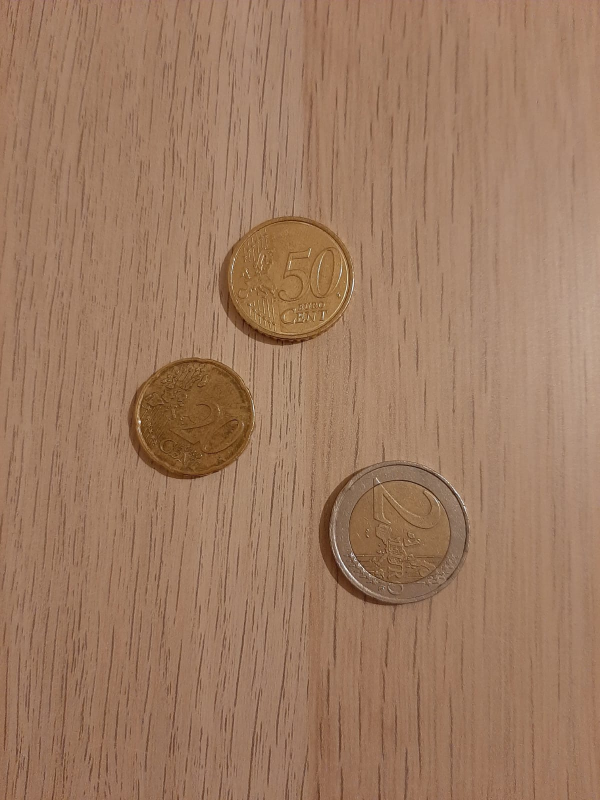
#> input picture data/origin_images/0.jpeg, 1200 x 1600 px, found by its file name (shown at 1/2 size); its folder holds only this picture in this run
$ python MainProject.py
#> lines starting #> are read from the running program, lines starting #| are printed output that depends on the picture; after the words box and inside, x2 and y2 are one past the last pixel; in counts of white or black regions, pixels touching at a corner belong together
import cv2
import numpy as np
import json

# import os

ratio = 0.5


# Retourne l'ensemble des rectangles qui ne sont pas inclut dans un autre
# [30 lines left out: function checkSquareIn, not called in this run]


# Vérifie si deux rectangles ont une intersection, si plus de 40%
# est partagé, les réunis, sinon ne fais rien
def SquareIntersection(t1):
    t2 = []
    tcopy = []
    # copie du tableau dans tcopy
    for l in range(0, len(t1)):
        tcopy.append(t1[l])
    # si on a fréunis deux rectangles on revérifies pour tous les rectangles
    doisRefaire = True

    while (doisRefaire):
        doisRefaire = False
        t2 = []
        # pour chaque rectangle
        for c in range(0, len(tcopy)):
            if doisRefaire:
                break
            # On récupére les coordonnées
            y1 = tcopy[c][1]
            x1 = tcopy[c][0]
            y1f = tcopy[c][3]
            x1f = tcopy[c][2]
            estModifie = False
            lenn = len(tcopy)
            # pour chaque rectangle
            for d in range(0, lenn):
                # On récupére les coordonnées
                x2 = tcopy[d][0]
                y2 = tcopy[d][1]
                x2f = tcopy[d][2]
                y2f = tcopy[d][3]

                intersect = False
                # Vérification d'intersection
                # En haut à gauche
                if x2 > x1 and x2 < x1f and y2 > y1 and y2 < y1f:
                    intersect = True
                    if x2f > x1f:
                        longueur = x1f - x2
                    else:
                        longueur = x2f - x2

                    if y2f > y1:
                        hauteur = y1f - y2
                    else:
                        hauteur = y2f - y2
                # En haut à droite
                elif x2f > x1 and x2f < x1f and y2 > y1 and y2 < y1f:
                    intersect = True
                    if x2 < x1:
                        longueur = x2f - x1
                    else:
                        longueur = x2f - x2

                    if y2f > y1:
                        hauteur = y1f - y2
                    else:
                        hauteur = y2f - y2
                # En bas à gauche
                elif x2 > x1 and x2 < x1f and y2f > y1 and y2f < y1f:
                    intersect = True
                    if x2f > x1f:
                        longueur = x1f - x2
                    else:
                        longueur = x2f - x2

                    if y2 < y1:
                        hauteur = y2f - y1
                    else:
                        hauteur = y2f - y2
                # En bas a droite
                elif x2f > x1 and x2f < x1f and y2f > y1 and y2f < y1f:
                    intersect = True
                    if x2 < x1:
                        longueur = x2f - x1
                    else:
                        longueur = x2f - x2

                    if y2 < y1:
                        hauteur = y2f - y1
                    else:
                        hauteur = y2f - y2
                # S'il y a intersection
                if intersect:
                    # calcul de l'aire dintersection
                    aire = hauteur * longueur
                    # calcul de l'aire du premier rectangle
                    aire1 = (x1f - x1) * (y1f - y1)
                    # calcul de l'aire du second rectangle
                    aire2 = (x2f - x2) * (y2f - y2)
                    # calcul des ratios
                    ratio1 = aire / aire1
                    ratio2 = aire / aire2
                    if ratio1 >= 0.4 or ratio2 >= 0.4:
                        # Combine les rectangles
                        newSquare = CombineSquare(tcopy[c], tcopy[d])
                        estModifie = True
                        tcopy.pop(d)
                        if (d < c):
                            ind = c - 1
                        else:
                            ind = c
                        tcopy.pop(ind)
                        tcopy.append(newSquare)
                        c = lenn + 1
                        d = lenn + 1
                        doisRefaire = True
                        break

            if not (estModifie):
                t2.append(tcopy[c])

    return t2


# Combine deux rectangles, retourne un tuple de la forme (x,y,xf,yf).
# [29 lines left out: function CombineSquare, not called in this run]


# permet de récupérer les pieces des images.
def getPieces(img, imgContour, imgNormal):
    contours, hierarchy = cv2.findContours(img, cv2.RETR_EXTERNAL, cv2.CHAIN_APPROX_NONE)
    # cv2.drawContours(imgContour, contours, -1, (255, 0, 255), 7)
    t = []
    ind = 0
    # Pour chaque contour
    for cnt in contours:
        # calculer l'air
        area = cv2.contourArea(cnt)
        # Si l'air est suffisement grande
        if area > 8000:  # 7000
            # Déssiner les contours
            cv2.drawContours(imgContour, cnt, -1, (255, 0, 255), 5)
            peri = cv2.arcLength(cnt, True)
            approx = cv2.approxPolyDP(cnt, 0.02 * peri, True)
            # print(str(len(approx)) + " " + str(area))
            x, y, w, h = cv2.boundingRect(approx)

            # verification du ration W/H pour etre sur de ne pas prendre des rectangles trop fin
            plusGrand = w
            plusPetit = h
            if h > w:
                plusGrand = h
                plusPetit = w
            if plusPetit / plusGrand > ratio:
                t.append((x, y, x + w, y + h))
            ind += 1

    # t3 = checkSquareIn(t)
    t3 = SquareIntersection(t)
    images = []
    for c in range(len(t3)):
        # Dessiner les rectangles
        cv2.rectangle(imgContour, (t3[c][0], t3[c][1]), (t3[c][2], t3[c][3]), (0, 255, 0), 5)
        # Découper les images par piece
        images.append(imgNormal[t3[c][1]:t3[c][3], t3[c][0]:t3[c][2]])
        # cv2.rectangle(imgContour, (x, y), (x + w, y + h), (0, 255, 0), 5)
    return images


# Charge l'image arg
def check_empty_img(arg):
#> called with arg = 0
    img = cv2.imread(r"origin_images\\" + str(arg) + ".jpeg")
#> img is the input picture: shape (1600, 1200, 3); mean B, G, R 97, 122.6, 158.4
    if img is None:
        img = cv2.imread(r"origin_images\\" + str(arg) + ".jpg")
    if img is None:
        img = cv2.imread(r"origin_images\\" + str(arg) + ".png")
    return img


# Méthode principal
def main():
    # Le nombre de piece bien detecter (le nombre de piece sur l'image correspond bien)
    sommeSuccess = 0

    # Pour chaque image
    for a in range(0, 60, 2):

        # Récupere l'image
        img = check_empty_img(a)
        if img is None:
            continue

        kernel = np.ones((5, 5), np.float32) / 25
        imgContour = img.copy()
        imgBlur = cv2.GaussianBlur(img, (21, 21), cv2.BORDER_DEFAULT)  # flou
        imgGray = cv2.cvtColor(imgBlur, cv2.COLOR_BGR2GRAY)  # passage en gris
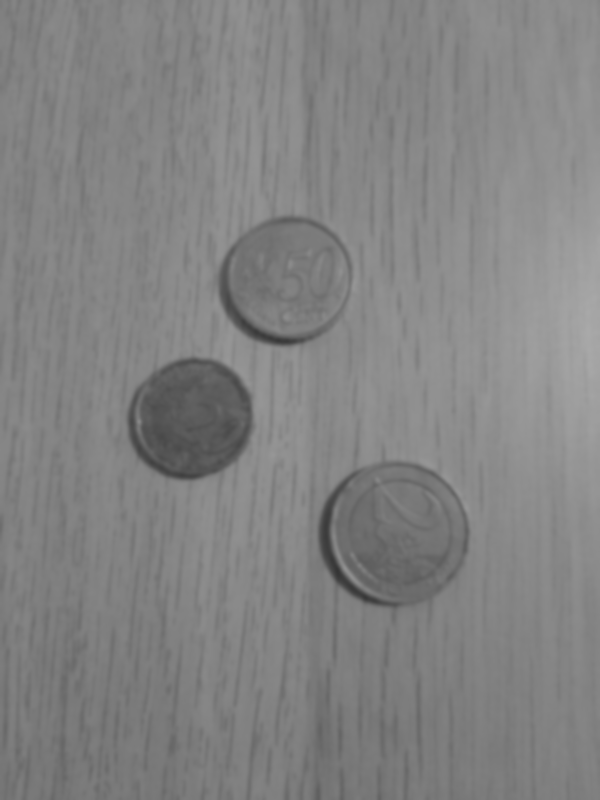
#> imgGray: shape (1600, 1200) (shown at 1/2 size); min 52, max 169, mean 130.4

        # [4 lines of commented-out code are left out]

        threshold1 = 50  # 20 50 60
        threshold2 = 60  # 80 60 100

        imgCanny = cv2.Canny(imgGray, threshold1, threshold2)  # Canny pour contour
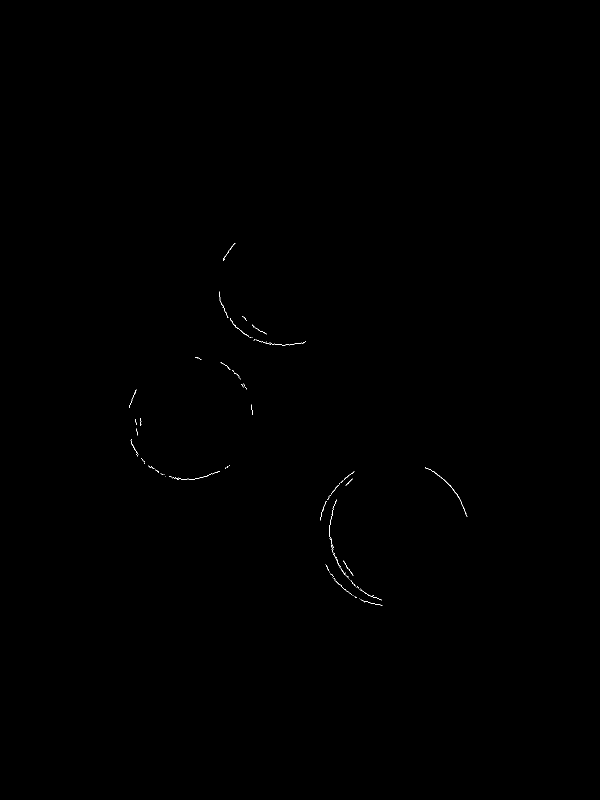
#> imgCanny: shape (1600, 1200) (shown at 1/2 size); 0.08% white in thin lines or dots, all inside (x1, y1, x2, y2) = (258, 486, 935, 1212)
        imgDil = cv2.dilate(imgCanny, kernel, iterations=1)  # Dilatation pour augmenter les contours
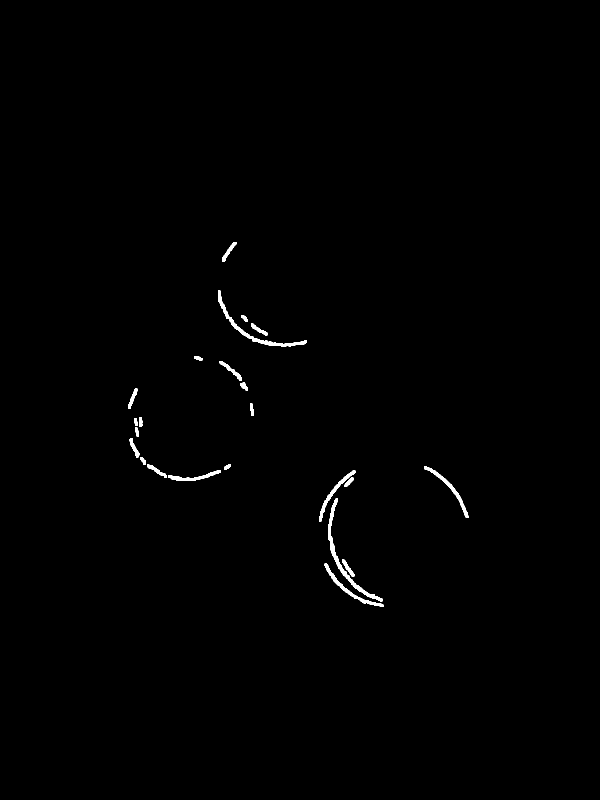
#> imgDil: shape (1600, 1200) (shown at 1/2 size); 0.51% white; 23 white regions

        images = getPieces(imgDil, imgContour, img)
#> in getPieces, `contours, hierarchy = cv2.findContours(img, cv2.RETR_EXTERNAL, cv2.CHA..`: contours = 23 contours; largest, box (x1, y1, x2, y2) and area: (656, 997, 765, 1203) 1466, (436, 581, 614, 693) 1266, (649, 1127, 767, 1214) 811, (848, 933, 937, 1036) 786, (638, 941, 711, 1043) 694
#> the loop in getPieces, `for cnt in contours: # calculer l'air` made 23 passes
#> area on passes 1 to 12: 811, 223.5, 1466, 132, 693.5, 556, 786, 238, 73, 84.5, 229, 81
#> after the loop in getPieces, `for cnt in contours:`: ind = 0; t = []
#> images = []

        # utilisation d'un flou différent (permet d'obtenir d'autre piece)
        if (len(images) == 0):
            imgBlur = cv2.GaussianBlur(img, (7, 7), 5)
            imgGray = cv2.cvtColor(imgBlur, cv2.COLOR_BGR2GRAY)
            imgCanny = cv2.Canny(imgGray, threshold1, threshold2)
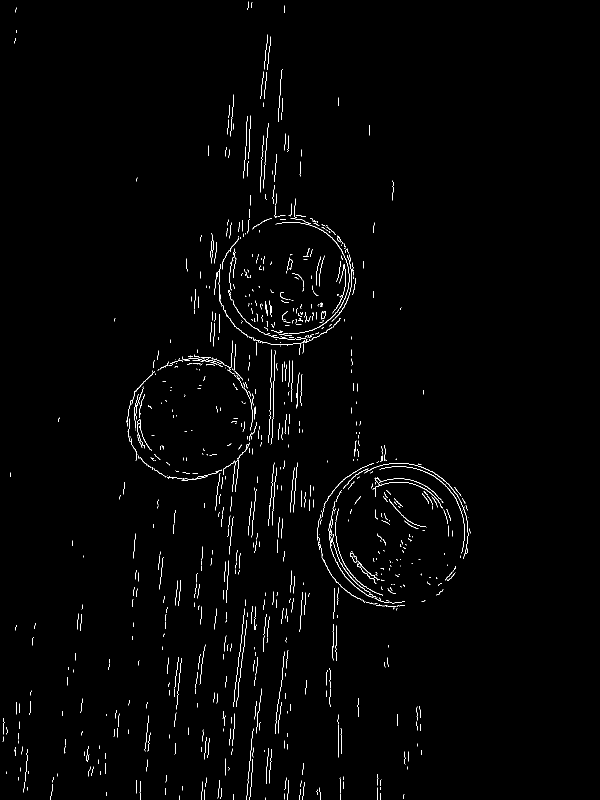
#> imgCanny: shape (1600, 1200) (shown at 1/2 size); 1.1% white in thin lines or dots, all inside (x1, y1, x2, y2) = (5, 3, 941, 1600)
            imgDil = cv2.dilate(imgCanny, kernel, iterations=1)
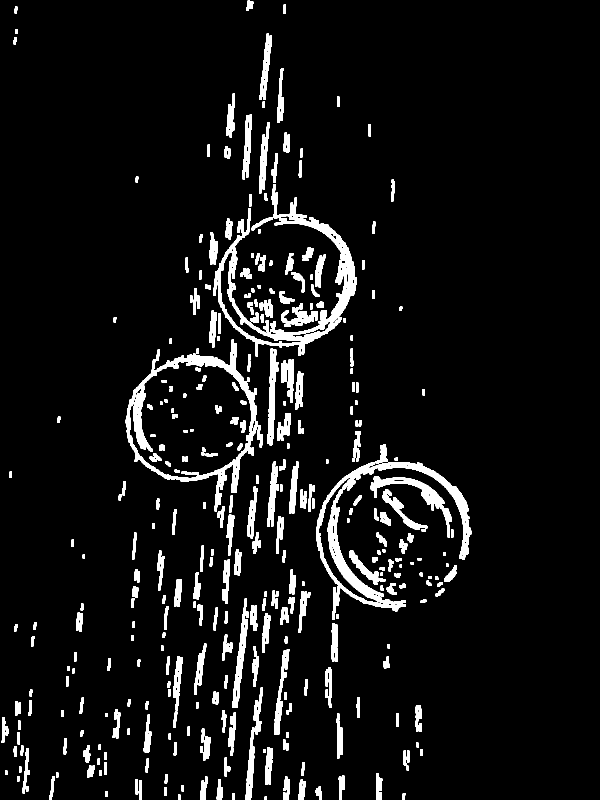
#> imgDil: shape (1600, 1200) (shown at 1/2 size); 6.5% white; 398 white regions

            images = getPieces(imgDil, imgContour, img)
#> in getPieces (call 2), `contours, hierarchy = cv2.findContours(img, cv2.RETR_EXTERNAL, cv2.CHA..`: contours = 398 contours; largest, box (x1, y1, x2, y2) and area: (426, 395, 713, 713) 17108, (633, 924, 943, 1223) 16042, (251, 679, 515, 1023) 10592, (741, 952, 904, 1075) 3092, (464, 1215, 497, 1416) 2061
#> the loop in getPieces (call 2), `for cnt in contours: # calculer l'air` made 398 passes
#> (area, peri, x, y, w, h) on passes 236, 310, 371: (16042.5, 1971.2, 634, 924, 303, 299), (10591.5, 2904.2, 251, 679, 264, 344), (17107.5, 2611.7, 426, 395, 284, 318)
#> area on passes 1 to 6: 24, 45, 56, 56, 56, 60
#> after the loop in getPieces (call 2), `for cnt in contours:`:
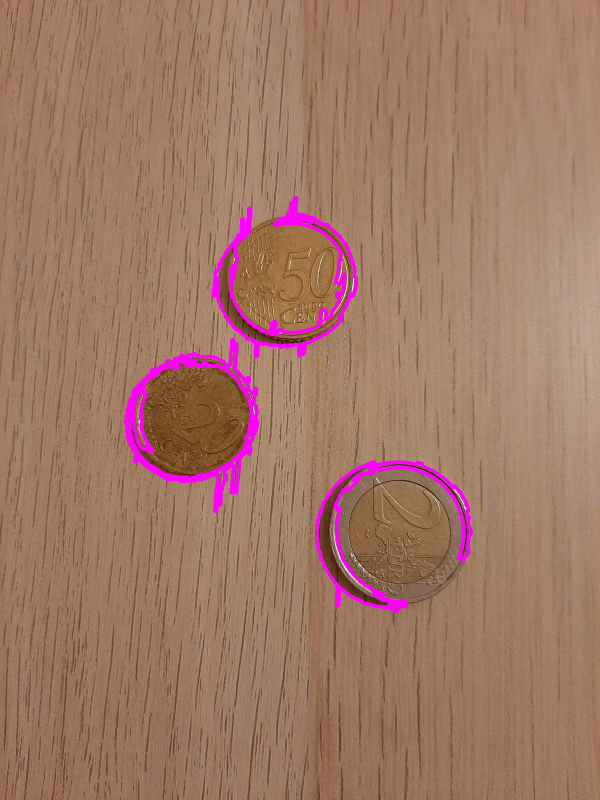
#> imgContour: shape (1600, 1200, 3) (shown at 1/2 size); 2.23% of pixels changed, all inside (x1, y1, x2, y2) = (248, 392, 946, 1226)
#> after the loop in getPieces (call 2), `for cnt in contours:`: ind = 3; t = [(634, 924, 937, 1223), (251, 679, 515, 1023), (426, 395, 710, 713)]
#> the loop in SquareIntersection (call 2), `for l in range(0, len(t1)):` made 3 passes
#> in getPieces (call 2), `t3 = SquareIntersection(t)`: t3 has the same summary as t
#> the loop in getPieces (call 2), `for c in range(len(t3)):` made 3 passes
#> after the loop in getPieces (call 2), `for c in range(len(t3)):`:
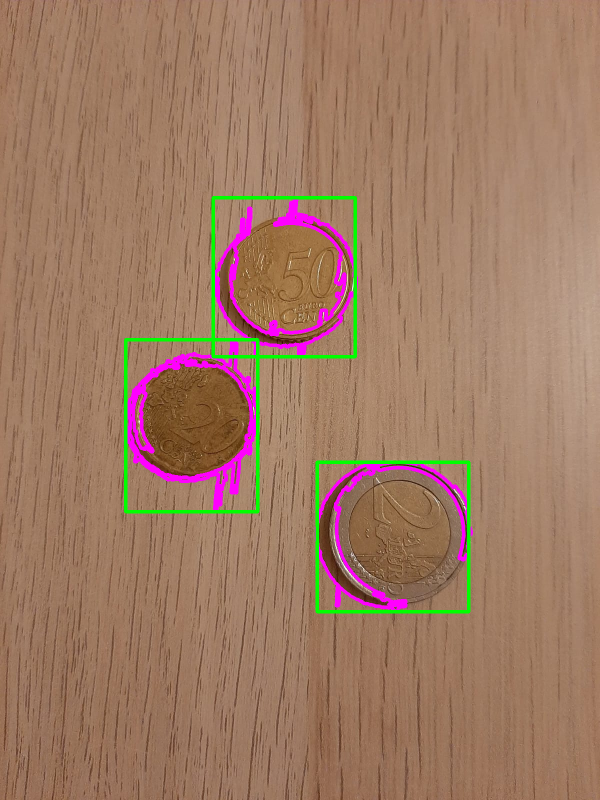
#> imgContour: shape (1600, 1200, 3) (shown at 1/2 size); 1.31% of pixels changed, all inside (x1, y1, x2, y2) = (248, 392, 941, 1227)
#> after the loop in getPieces (call 2), `for c in range(len(t3)):`: images = 3 items
#> images = 3 items

        # Vérifications des résultats obtenus
#> (the run stopped early here; a loop or call above may not have finished)
